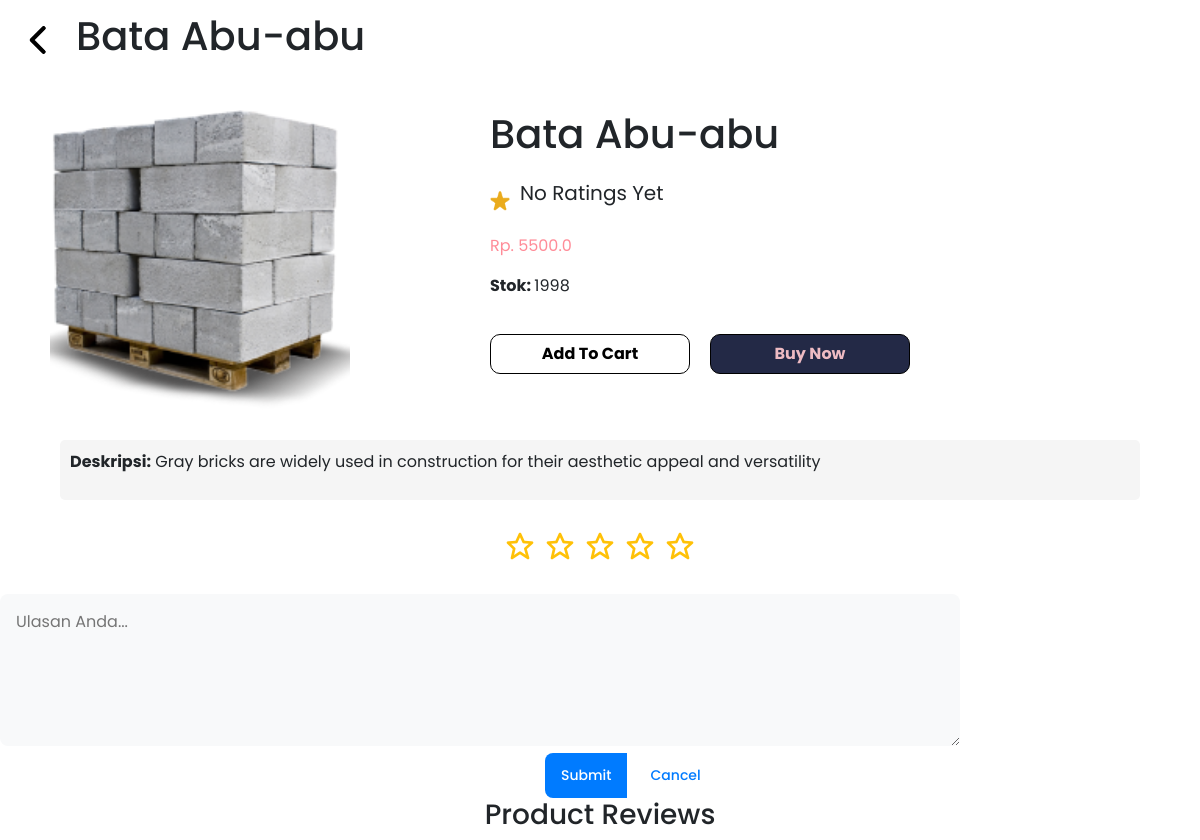
The app's page /detail_product/3, older data.
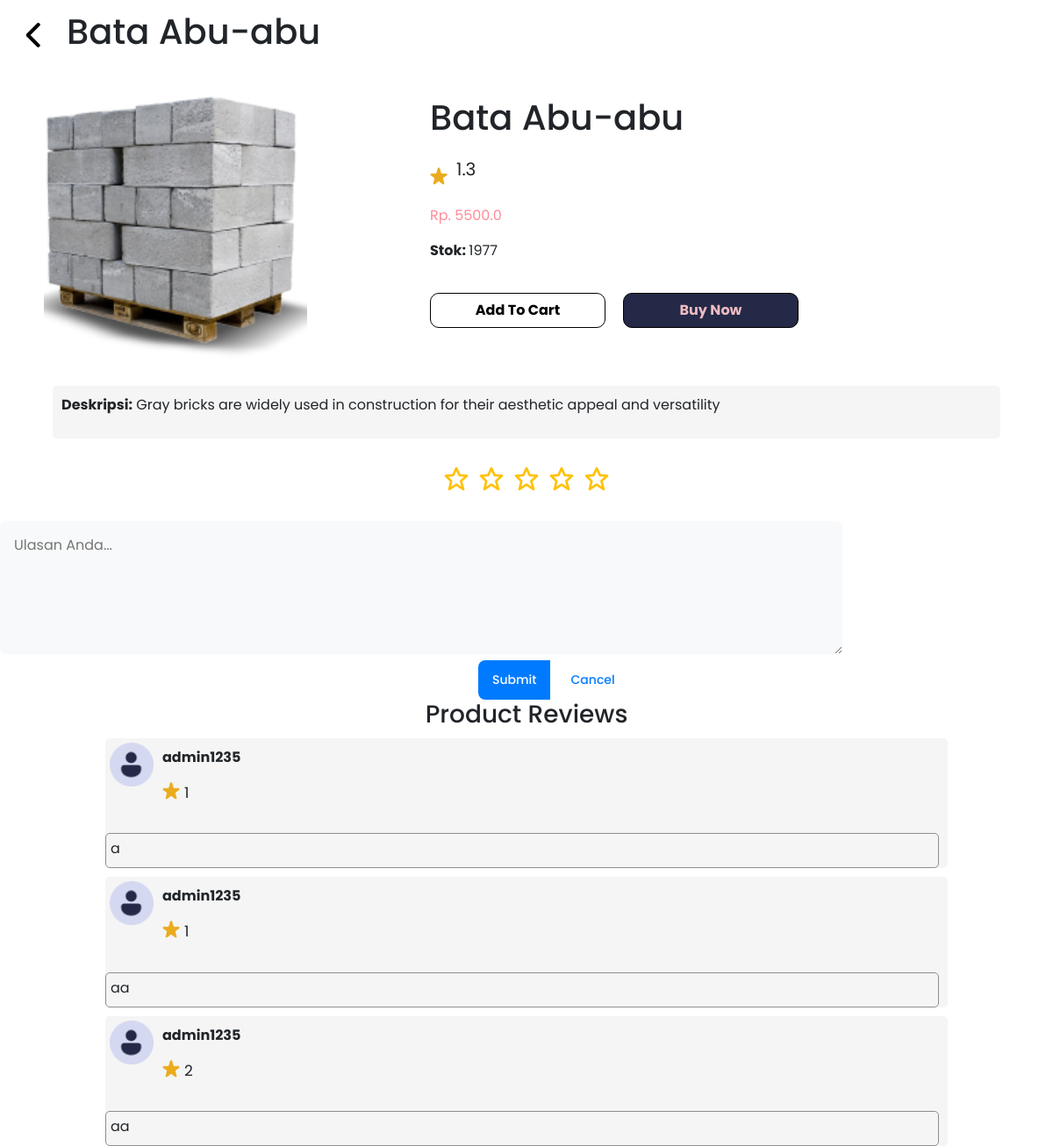
The same page, newer data.
### models/product.py (models this page shows)
class Product(db.Model):
    __tablename__ = 'product'
    id_product = db.Column(db.Integer, primary_key=True)
    name = db.Column(db.String(100))
    desc = db.Column(db.String(100))
    category = db.Column(db.String(100))
    quantityInStock = db.Column(db.Integer)
    price = db.Column(db.Float)
    picture = db.Column(db.String(100))

### models/reviews.py (models this page shows)
class reviews(db.Model):
    id_reviews = db.Column(db.Integer, primary_key=True)
    id_user = db.Column(db.Integer, db.ForeignKey('user.id_user'), nullable=True)
    id_product = db.Column(db.Integer, db.ForeignKey('product.id_product'), nullable=True)
    comment = db.Column(db.String(250), nullable=True, unique=False)
    rating = db.Column(db.Integer, nullable=True, unique=False)
    user = relationship("User", backref="reviews")
    product = relationship("Product", backref="reviews")

### models/user.py (models this page shows, shortened)
class User(db.Model, UserMixin):
    id_user = db.Column(db.Integer, primary_key=True)
    username = db.Column(db.String(20), nullable=False, unique=True)
    email = db.Column(db.String(120), nullable=False, unique=True)
    password = db.Column(db.String(80), nullable=False)
    fullname = db.Column(db.String(60), nullable=True, unique=False)
    gender = db.Column(db.CHAR(1), nullable=True, unique=False)
    telephone = db.Column(db.Integer, nullable=True, unique=False)
    address = db.Column(db.String(60), nullable=True, unique=False)
    is_admin = db.Column(db.Boolean, default=False)

### app.py (the view, shortened to what this page needs)
@app.route('/detail_product/<int:id_product>', methods=["GET", "POST"])
def detail_product(id_product):
    if  current_user.is_authenticated and current_user.is_admin:
            flash("You need to log in as a user to access this page.", "danger")
            abort(403)
    product = get_product(id_product)
    print("Product Reviews:", product.reviews)
    product_reviews = reviews.query.filter_by(id_product=id_product).all()
    average_rating = 0.0
    if product_reviews:
        total_ratings = sum(review.rating for review in product_reviews)
        average_rating = total_ratings / len(product_reviews)
    return render_template('detail_product.html', product=product,  reviews=product_reviews, user=current_user, average_rating=average_rating)

### app.py (called while the page is built)
def get_product(id_product):
    return Product.query.get(id_product)

### templates/detail_product.html (shortened to what this page needs)
<!DOCTYPE html>
<html lang="en">
<head>
    <link rel="stylesheet" type="text/css" href="{{ url_for('static', filename='css/detail.css') }}">
    <link rel="stylesheet" type="text/css" href="detail.css">
    <link rel="stylesheet" href="https://stackpath.bootstrapcdn.com/bootstrap/4.5.2/css/bootstrap.min.css"
>
    <link rel="stylesheet" href="https://cdn.jsdelivr.net/npm/bootstrap-star-rating@4.0.6/css/star-rating.min.css">
    <link href='https://unpkg.com/boxicons@2.1.1/css/boxicons.min.css' rel='stylesheet'>
</head>
<body>
    <div class="nav-back">
        <a href="{{ url_for('products') }}" class="btn">
            <img src="{{ url_for('static', filename='asset/back-to-product.png') }}" alt="">
        </a>
        <h1>{{ product.name }}</h1>
    </div>
    <div class="detail">
        <div class="detail-product-1">
            <img src="{{ url_for('static', filename='unggah/' + product.picture) }}" alt="{{ product.name }}">
        </div>
        <div class="detail-product-2">
            <h1>{{ product.name }}</h1>
            <div class="rating-1">
                <img src="{{ url_for('static', filename='asset/staaaar.png') }}" alt="">
                {% if reviews %}
                <p class="rating_avg">{{ "{:.1f}".format(average_rating) }}</p>
            {% else %}
                <p class="rating_avg">No Ratings Yet</p>
            {% endif %}
            </div>
            <p class="price">Rp. {{ product.price }}</p>
            <p class="stock"><strong>Stok: </strong> {{ product.quantityInStock }}</p>
            <div class="add">
                <form method="POST" action="{{ url_for('add_to_cart', id_product=product.id_product) }}" name="add-to-cart-form">
                    <button type="submit"  id="add-card">
                        Add To Cart
                    </button>
                </form>
                <form method="POST" action="{{ url_for('add_to_checkout', id_product=product.id_product) }}" name="buy-now-form">
                    <button type="submit" class="buy-now">
                        Buy Now
                    </button>
                </form>
            </div>
        </div>
    </div>
    <div class="deskripsi">
        <p><strong>Deskripsi:</strong> {{ product.desc }}</p>
    </div>
    <div class="reviews">
        <form method="post">
            <div class="rating">
                {% for i in range(5) %}
                    <i class='bx bx-star star' style="--i: {{ i }};"></i>
                {% endfor %}
            </div>
            <textarea name="comment" cols="30" rows="5" placeholder="Ulasan Anda..."></textarea>
            <div class="btn-group">
                <button type="submit" class="btn submit">Submit</button>
                <button class="btn cancel">Cancel</button>
            </div>
        </form>
    <h3>Product Reviews</h3>
    {% for review in reviews %}
    <div class="ulasan">
        <div class="profile">
            <img class="img-profile" src="{{ url_for('static', filename='asset/profile_user.png') }}" alt="">
            <div>
                <strong>
                    <p class="user" id="user">{{ review.user.username }}</p>
                </strong>
                <div class="rat">
                    <img src="{{ url_for('static', filename='asset/staaaar.png') }}" alt="" class="star-icon">
                    <p>{{ review.rating }}</p>
                </div>
            </div>
        </div>
        <div class="komentar">
            <p class="komen">{{ review.comment }}</p>
        </div>
    </div>
    {% endfor %}
    </div>
</body>
</html>

Row changes from the older to the newer data that the page shows:
changed Product "Bata Abu-abu": quantityInStock "1998" → "1977"
added reviews: user.username "admin1235", rating "1", comment "a"
added reviews: user.username "admin1235", rating "1", comment "aa"
added reviews: user.username "admin1235", rating "2", comment "aa"
Text that changed along with them:
{{ "{:.1f}".format(average_rating) }}: (not shown) → "1.3"
text no longer shown: "No Ratings Yet"
